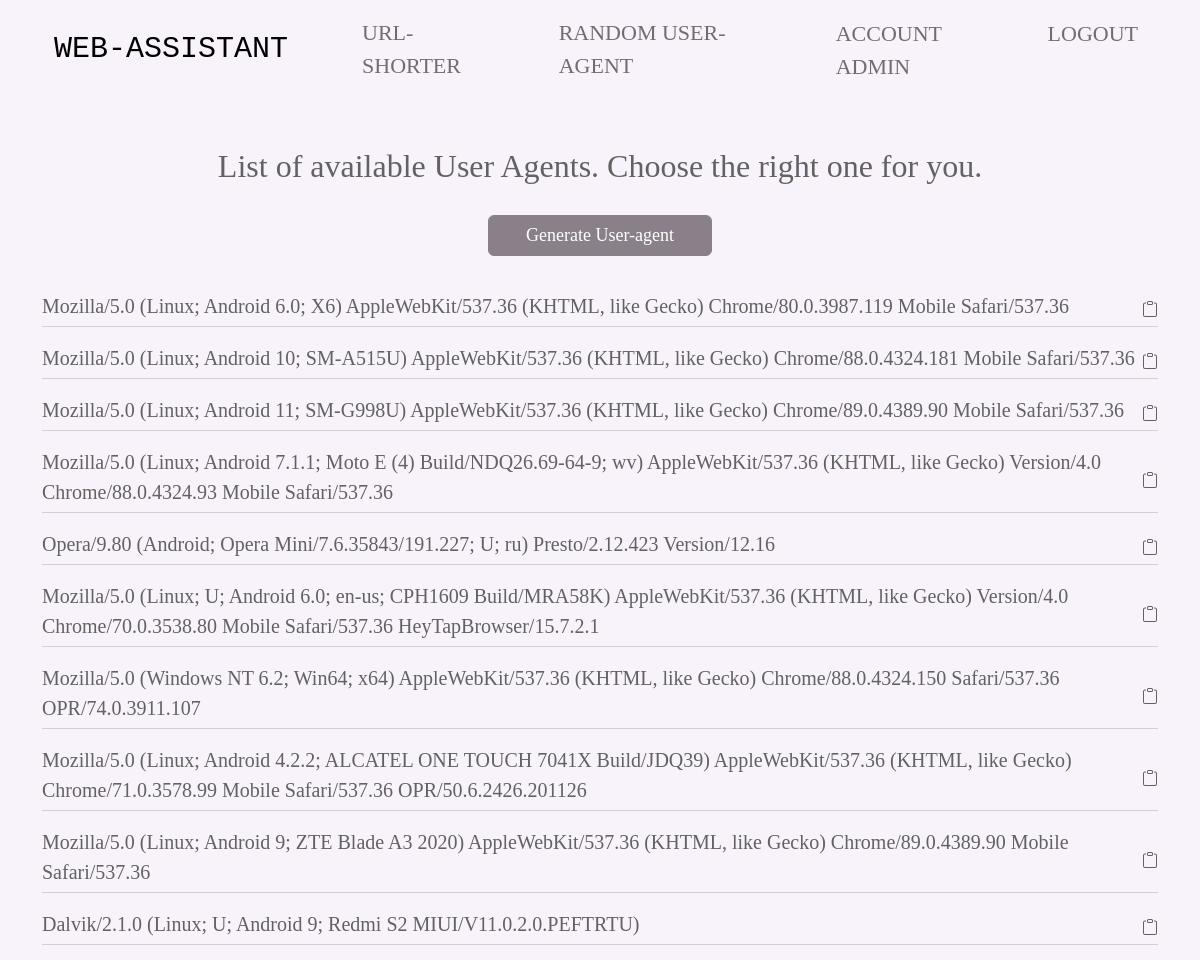
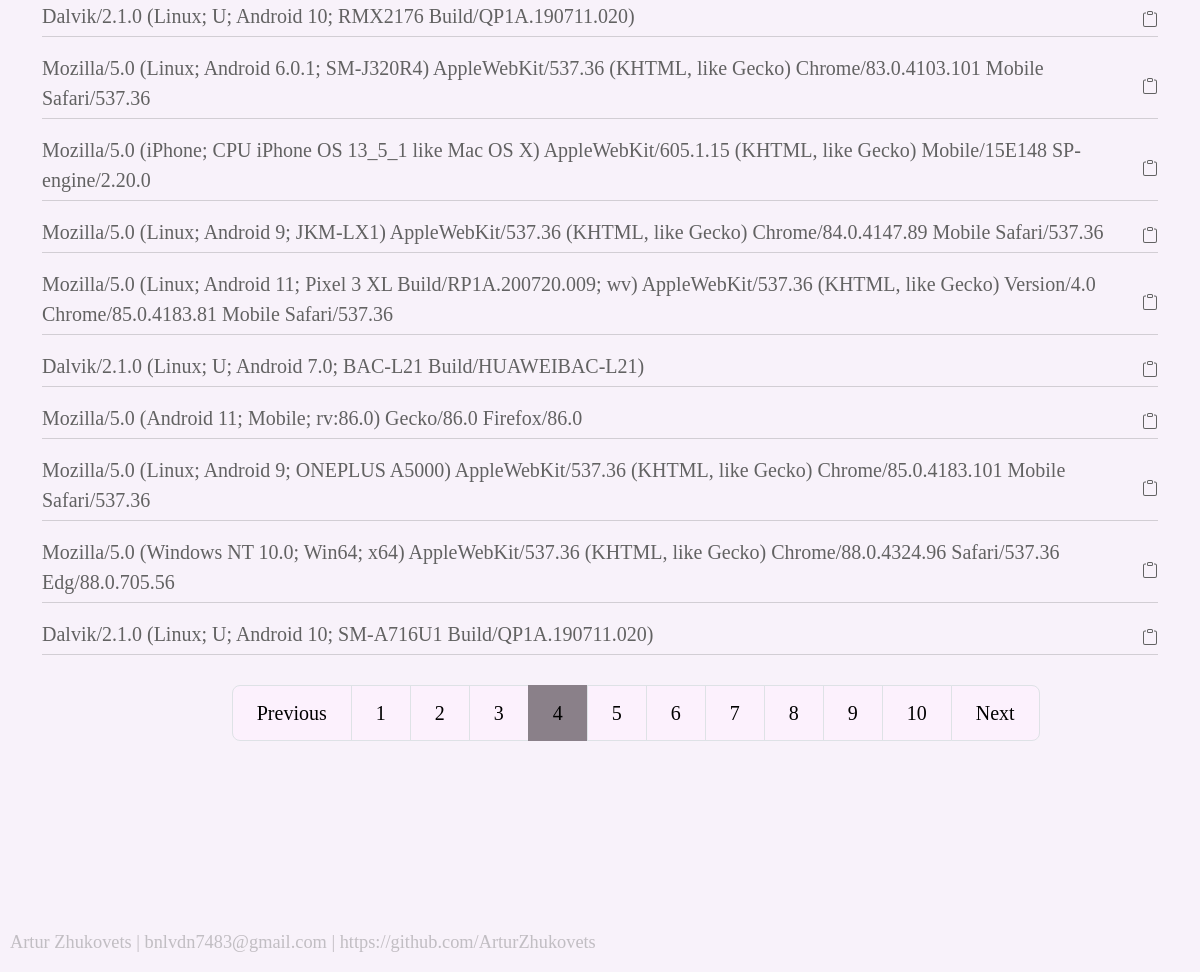
/user-agent/?page=4 (signed in), run on the app's committed database (2 pictures, top to bottom).
### fake_user_agent/models.py (models this page shows)
class FakeUserAgent(models.Model):
    full_ua = models.CharField(max_length=500, blank=False, unique=True)

### fake_user_agent/views.py (the view)
# urls.py: path('', user_agent, name='user_agent'),
def user_agent(request):
    data = FakeUserAgent.objects.all()
    paginator = Paginator(data, 20)
    page_number = request.GET.get('page', 1)   # get number of the page in url. By default, page_number=1
    page = paginator.get_page(page_number)
    is_paginated = page.has_other_pages()
    if page.has_previous():
        prev_url = f'?page={page.previous_page_number()}'
    else:
        prev_url = ''
    if page.has_next():
        next_url = f'?page={page.next_page_number()}'
    else:
        next_url = ''
    context = {
        'page': page,
        'is_paginated': is_paginated,
        'next': next_url,
        'prev': prev_url
    }
    if request.method == 'POST':
        random_index_ua = randint(1, len(FakeUserAgent.objects.all()))
        random_obj = FakeUserAgent.objects.get(id=random_index_ua)
        context['random_obj'] = random_obj
        return render(request, 'fake_user_agent/user_agent.html', context)
    return render(request, 'fake_user_agent/user_agent.html', context)

### fake_user_agent/templates/fake_user_agent/user_agent.html (shortened to what this page needs)
{% extends 'base.html' %}
{% load static %}
{% block greetings %}
    <div class="home">
        {% if user.is_authenticated %}
        <h2>List of available User Agents. Choose the right one for you. </h2>
        {% else %}
        <h2>HI! Welcome to my application that allows you to simplify your interactions with the web.  For further work on the site you need to <strong><a class="nav-item" href="{% url 'login' %}">log in</a></strong> or <strong><a
                class="nav-item" href="{% url 'register' %}">registration</a></strong>. </h2>
        {% endif %}
    </div>
{% if user.is_authenticated %}
<div class="form_to_random_ua">
        <form method="post">
            <button class="btn btn-dark" type="submit">Generate User-agent</button>
        </form>
    </div>
<div class="block-content">
    <ul class="ua_list">
        {% for ua in page.object_list %}
        <li>
            <div>
                {{ ua.full_ua }}
                <button onclick="myFunction()" class="without_styles"> </button>
            </div>
        </li>
        <hr>
        {% endfor %}
    </ul>
    <div class="pag">
    {% include 'include/paginator.html' %}
    </div>
</div>
{% endif %}
{% endblock%}

### templates/base.html (shortened to what this page needs)
{% load static %}
<!DOCTYPE html>
<html lang="en">
<head>
    <link href="https://cdn.jsdelivr.net/npm/bootstrap@5.2.0-beta1/dist/css/bootstrap.min.css" rel="stylesheet">
    <link rel="stylesheet" href="{% static 'css/base.css' %}">
</head>
<body>
<header>
    <div class="container">
        <nav class="navbar navbar-expand-lg navbar-light">
            <div class="container-fluid">
                <a class="navbar-brand" href="{% url 'home' %}">Web-assistant</a>
                <div class="collapse navbar-collapse" id="navbarSupportedContent">
                    <ul class="navbar-nav ml-auto mb-4 mb-lg-0">
                        <li class="nav-item"><a class="nav-link" href="{% url 'shorter' %}">Url-shorter</a></li>
                        <li class="nav-item"><a class="nav-link" href="{% url 'user_agent' %}">Random User-Agent</a></li>
                    </ul>
                    {% if request.user.is_authenticated %}
                    <div class="collapse navbar-collapse justify-content-end">
                        <ul class="navbar-nav ml-auto mb-4 mb-lg-0">
                            <li class="nav-item"><span class="nav-link user">ACCOUNT {{ user.username }}</span></li>
                            <li class="nav-item"><a class="nav-link" href="{% url 'logout' %}">Logout</a></li>
                        </ul>
                            {% endif %}
                    </div>
                </div>
            </div>
        </nav>
    </div>
</header>
    <div class="container mt-5">
                    {% block greetings %}
                    {% endblock %}
    </div>
<footer>
    <p><a href="https://www.linkedin.com/in/arturpythonzhukovets/">Artur Zhukovets</a> | bnlvdn7483@gmail.com | <a href="https://github.com/ArturZhukovets">https://github.com/ArturZhukovets</p>
</footer>
</body>
</html>

### static/css/base.css (style rules this page uses)
body { overflow-x:hidden; background-color: #f8f2fa; font-family: 'Playfair Display', serif; color: #626262; font-size: 22px; }
a { color: #4a4b4f; transition: 0.8s; text-decoration: none; display: inline-block }
header .navbar-light { background-color: #f8f2fa; }
header .navbar-brand { font-family: 'Inconsolata', monospace; font-size: 30px; color: #000; text-transform: uppercase; }
header .nav-item { text-transform: uppercase; margin-left: 50px; }
header .nav-item a::after { content: ''; display: block; width: 100%; background-color: #ccc; height: 1px; transform: scale(0); transition: all .3s; }
header .nav-link { color: #b4ade; }
.btn-dark { width: 20%; font-size: large; background-color: #8a8089; border-color: #8a8089; }
.nav-item { color: #b4ade; text-decoration: none; }
.home { text-align: center; }
footer { margin-left: 10px; color: #6262625c; position: fixed; bottom: 0; font-size: smaller; }
footer a { color: #6262625c; display: inline; }
.ua_list { font-size: 20px; list-style-type: none; padding-left: 0px; }
.ua_list div { display: flex; justify-content: space-between; }
.ua_list hr { margin-top: 5px; }
.form_to_random_ua form { margin-top: 30px; margin-bottom: 35px; text-align: center; }
.pag { margin-top: 30px; margin-left: 17%; }
.without_styles { padding: 0; border: none; font: inherit; color: inherit; background-color: transparent; cursor: pointer; }

### data on the page
FakeUserAgent: full_ua "Mozilla/5.0 (Linux; Android 6.0; X6) AppleWebKit/537.36 (KHTML, like Gecko) Chrome/80.0.3987.119 Mobile Safari/537.36"
FakeUserAgent: full_ua "Mozilla/5.0 (Linux; Android 10; SM-A515U) AppleWebKit/537.36 (KHTML, like Gecko) Chrome/88.0.4324.181 Mobile Safari/537.36"
FakeUserAgent: full_ua "Mozilla/5.0 (Linux; Android 11; SM-G998U) AppleWebKit/537.36 (KHTML, like Gecko) Chrome/89.0.4389.90 Mobile Safari/537.36"
FakeUserAgent: full_ua "Mozilla/5.0 (Linux; Android 7.1.1; Moto E (4) Build/NDQ26.69-64-9; wv) AppleWebKit/537.36 (KHTML, like Gecko) Version/4.0 Chrome/88.0.4324.93 Mobile Safari/537.36"
FakeUserAgent: full_ua "Opera/9.80 (Android; Opera Mini/7.6.35843/191.227; U; ru) Presto/2.12.423 Version/12.16"
FakeUserAgent: full_ua "Mozilla/5.0 (Linux; U; Android 6.0; en-us; CPH1609 Build/MRA58K) AppleWebKit/537.36 (KHTML, like Gecko) Version/4.0 Chrome/70.0.3538.80 Mobile Safari/537.36 HeyTapBrowser/15.7.2.1"
FakeUserAgent: full_ua "Mozilla/5.0 (Windows NT 6.2; Win64; x64) AppleWebKit/537.36 (KHTML, like Gecko) Chrome/88.0.4324.150 Safari/537.36 OPR/74.0.3911.107"
FakeUserAgent: full_ua "Mozilla/5.0 (Linux; Android 4.2.2; ALCATEL ONE TOUCH 7041X Build/JDQ39) AppleWebKit/537.36 (KHTML, like Gecko) Chrome/71.0.3578.99 Mobile Safari/537.36 OPR/50.6.2426.201126"
FakeUserAgent: full_ua "Mozilla/5.0 (Linux; Android 9; ZTE Blade A3 2020) AppleWebKit/537.36 (KHTML, like Gecko) Chrome/89.0.4389.90 Mobile Safari/537.36"
FakeUserAgent: full_ua "Dalvik/2.1.0 (Linux; U; Android 9; Redmi S2 MIUI/V11.0.2.0.PEFTRTU)"
FakeUserAgent: full_ua "Dalvik/2.1.0 (Linux; U; Android 10; RMX2176 Build/QP1A.190711.020)"
FakeUserAgent: full_ua "Mozilla/5.0 (Linux; Android 6.0.1; SM-J320R4) AppleWebKit/537.36 (KHTML, like Gecko) Chrome/83.0.4103.101 Mobile Safari/537.36"
FakeUserAgent: full_ua "Mozilla/5.0 (iPhone; CPU iPhone OS 13_5_1 like Mac OS X) AppleWebKit/605.1.15 (KHTML, like Gecko) Mobile/15E148 SP-engine/2.20.0"
FakeUserAgent: full_ua "Mozilla/5.0 (Linux; Android 9; JKM-LX1) AppleWebKit/537.36 (KHTML, like Gecko) Chrome/84.0.4147.89 Mobile Safari/537.36"
FakeUserAgent: full_ua "Mozilla/5.0 (Linux; Android 11; Pixel 3 XL Build/RP1A.200720.009; wv) AppleWebKit/537.36 (KHTML, like Gecko) Version/4.0 Chrome/85.0.4183.81 Mobile Safari/537.36"
FakeUserAgent: full_ua "Dalvik/2.1.0 (Linux; U; Android 7.0; BAC-L21 Build/HUAWEIBAC-L21)"
FakeUserAgent: full_ua "Mozilla/5.0 (Android 11; Mobile; rv:86.0) Gecko/86.0 Firefox/86.0"
FakeUserAgent: full_ua "Mozilla/5.0 (Linux; Android 9; ONEPLUS A5000) AppleWebKit/537.36 (KHTML, like Gecko) Chrome/85.0.4183.101 Mobile Safari/537.36"
FakeUserAgent: full_ua "Mozilla/5.0 (Windows NT 10.0; Win64; x64) AppleWebKit/537.36 (KHTML, like Gecko) Chrome/88.0.4324.96 Safari/537.36 Edg/88.0.705.56"
FakeUserAgent: full_ua "Dalvik/2.1.0 (Linux; U; Android 10; SM-A716U1 Build/QP1A.190711.020)"

### other printed values
{{ user.username }} "ADMIN"
{{ n }} "1" "2" "3" "5" "6" "7" "8" "9" "10"
{{ n }} "4"
